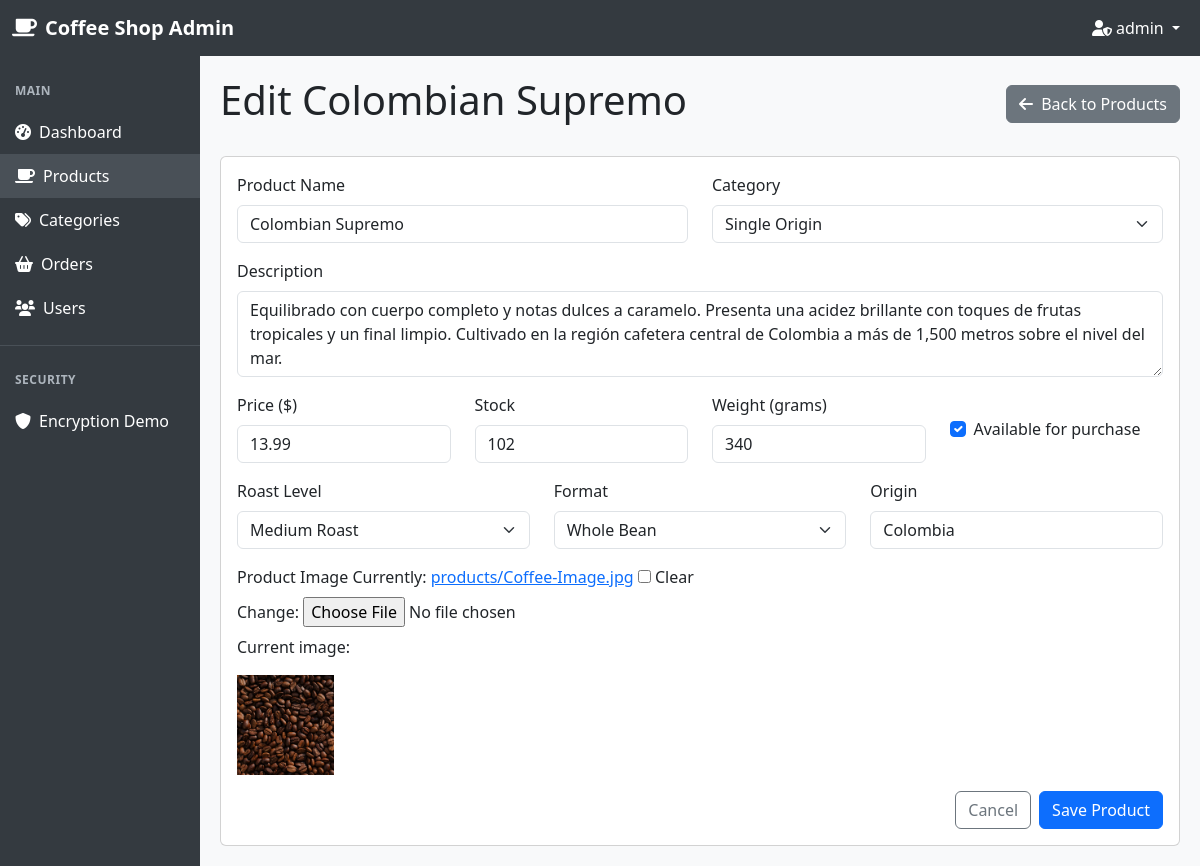
Page /admin-dashboard/products/5/edit/ (signed in) on the committed database.
### store/models.py (models this page shows, shortened)
class Product(models.Model):
    ROAST_CHOICES = [
        ('light', 'Light Roast'),
        ('medium', 'Medium Roast'),
        ('dark', 'Dark Roast'),
        ('espresso', 'Espresso Roast'),
    ]
    FORMAT_CHOICES = [
        ('whole_bean', 'Whole Bean'),
        ('ground', 'Ground'),
        ('capsule', 'Capsules'),
    ]
    name = models.CharField(max_length=200)
    category = models.ForeignKey(Category, on_delete=models.CASCADE, related_name='products')
    description = models.TextField(max_length=2000)
    price = models.DecimalField(max_digits=8, decimal_places=2)
    stock = models.IntegerField(default=0)
    image = models.ImageField(
        upload_to=product_image_path,
        blank=True,
        null=True,
        validators=[validate_image],
        help_text="Upload product image (max 5MB, JPG/PNG/GIF only)"
    )
    roast_level = models.CharField(max_length=20, choices=ROAST_CHOICES)
    origin = models.CharField(max_length=100)
    format = models.CharField(max_length=20, choices=FORMAT_CHOICES)
    weight = models.IntegerField(help_text="Weight in grams")
    created_at = models.DateTimeField(auto_now_add=True)
    updated_at = models.DateTimeField(auto_now=True)
    is_available = models.BooleanField(default=True)
    class Meta:
        ordering = ['name']

### store/views.py (the view)
    def _wrapped_view(request, *args, **kwargs):
        if not request.user.is_authenticated or not request.user.is_staff:
            logger.warning(f"Acceso no autorizado al admin desde IP: {request.META.get('REMOTE_ADDR')}")
            raise PermissionDenied("Access denied")
        return view_func(request, *args, **kwargs)

### store/models.py (called while the page is built)
    def __str__(self):
        return self.name

### store/views.py (called while the page is built)
def admin_required(view_func):
    def _wrapped_view(request, *args, **kwargs):
        if not request.user.is_authenticated or not request.user.is_staff:
            logger.warning(f"Acceso no autorizado al admin desde IP: {request.META.get('REMOTE_ADDR')}")
            raise PermissionDenied("Access denied")
        return view_func(request, *args, **kwargs)
    return _wrapped_view

### store/templates/store/dashboard/product_form.html (shortened to what this page needs)
{% extends 'store/dashboard/admin_base.html' %}
{% load static %}
{% block content %}
<div class="d-flex justify-content-between align-items-center mb-4">
    <h1>{{ title }}</h1>
    <a href="{% url 'product_list' %}" class="btn btn-secondary">
        <i class="fas fa-arrow-left me-1"></i> Back to Products
    </a>
</div>
<div class="card">
    <div class="card-body">
        <form method="post" enctype="multipart/form-data">
            <div class="row mb-3">
                <div class="col-md-6">
                    <label for="{{ form.name.id_for_label }}" class="form-label">Product Name</label>
                    {{ form.name }}
                </div>
                <div class="col-md-6">
                    <label for="{{ form.category.id_for_label }}" class="form-label">Category</label>
                    {{ form.category }}
                </div>
            </div>
            <div class="mb-3">
                <label for="{{ form.description.id_for_label }}" class="form-label">Description</label>
                {{ form.description }}
            </div>
            <div class="row mb-3">
                <div class="col-md-3">
                    <label for="{{ form.price.id_for_label }}" class="form-label">Price ($)</label>
                    {{ form.price }}
                </div>
                <div class="col-md-3">
                    <label for="{{ form.stock.id_for_label }}" class="form-label">Stock</label>
                    {{ form.stock }}
                </div>
                <div class="col-md-3">
                    <label for="{{ form.weight.id_for_label }}" class="form-label">Weight (grams)</label>
                    {{ form.weight }}
                </div>
                <div class="col-md-3">
                    <div class="mb-3 form-check mt-4">
                        {{ form.is_available }}
                        <label for="{{ form.is_available.id_for_label }}" class="form-check-label">Available for purchase</label>
                    </div>
                </div>
            </div>
            <div class="row mb-3">
                <div class="col-md-4">
                    <label for="{{ form.roast_level.id_for_label }}" class="form-label">Roast Level</label>
                    {{ form.roast_level }}
                </div>
                <div class="col-md-4">
                    <label for="{{ form.format.id_for_label }}" class="form-label">Format</label>
                    {{ form.format }}
                </div>
                <div class="col-md-4">
                    <label for="{{ form.origin.id_for_label }}" class="form-label">Origin</label>
                    {{ form.origin }}
                </div>
            </div>
            <div class="mb-3">
                <label for="{{ form.image.id_for_label }}" class="form-label">Product Image</label>
                {{ form.image }}
                {% if product and product.image %}
                    <div class="mt-2">
                        <p>Current image:</p>
                        <img src="{{ product.image.url }}" alt="{{ product.name }}" style="max-height: 100px;">
                    </div>
                {% endif %}
            </div>
            <div class="d-grid gap-2 d-md-flex justify-content-md-end">
                <a href="{% url 'product_list' %}" class="btn btn-outline-secondary">Cancel</a>
                <button type="submit" class="btn btn-primary">Save Product</button>
            </div>
        </form>
    </div>
</div>
{% endblock %}

### store/templates/store/dashboard/admin_base.html (shortened to what this page needs)
<!DOCTYPE html>
{% load static %}
<html lang="en">
<head>
    <link href="https://cdn.jsdelivr.net/npm/bootstrap@5.3.0-alpha1/dist/css/bootstrap.min.css" rel="stylesheet">
    <link rel="stylesheet" href="https://cdnjs.cloudflare.com/ajax/libs/font-awesome/6.0.0/css/all.min.css">
</head>
<body>
    <nav class="navbar navbar-expand-lg navbar-dark">
        <div class="container-fluid">
            <a class="navbar-brand" href="{% url 'dashboard' %}">
                <i class="fas fa-coffee me-2"></i>Coffee Shop Admin
            </a>
            <div class="collapse navbar-collapse" id="navbarNav">
                <ul class="navbar-nav ms-auto">
                    <li class="nav-item dropdown">
                        <a class="nav-link dropdown-toggle" href="#" id="navbarDropdown" role="button" data-bs-toggle="dropdown">
                            <i class="fas fa-user-shield me-1"></i>{{ user.first_name|default:user.username }}
                        </a>
                    </li>
                </ul>
            </div>
        </div>
    </nav>
    <div class="container-fluid">
        <div class="row">
            <div class="col-md-2 p-0 sidebar">
                <div class="mt-3">
                    <div class="sidebar-section-title">Main</div>
                    <a href="{% url 'dashboard' %}" class="{% if request.path == '/admin-dashboard/' %}active{% endif %}">
                        <i class="fas fa-tachometer-alt me-2"></i>Dashboard
                    </a>
                    <a href="{% url 'product_list' %}" class="{% if '/admin-dashboard/products/' in request.path %}active{% endif %}">
                        <i class="fas fa-coffee me-2"></i>Products
                    </a>
                    <a href="{% url 'category_list' %}" class="{% if '/admin-dashboard/categories/' in request.path %}active{% endif %}">
                        <i class="fas fa-tags me-2"></i>Categories
                    </a>
                    <a href="{% url 'order_list' %}" class="{% if '/admin-dashboard/orders/' in request.path %}active{% endif %}">
                        <i class="fas fa-shopping-basket me-2"></i>Orders
                    </a>
                    <a href="{% url 'user_list' %}" class="{% if '/admin-dashboard/users/' in request.path %}active{% endif %}">
                        <i class="fas fa-users me-2"></i>Users
                    </a>
                    <div class="sidebar-divider"></div>
                    <div class="sidebar-section-title">Security</div>
                    <a href="{% url 'encryption_demo' %}" class="{% if request.path == '/encryption-demo/' %}active{% endif %}">
                        <i class="fas fa-shield-alt me-2"></i>Encryption Demo
                    </a>
                </div>
            </div>
            <div class="col-md-10 content">
                {% block content %}
                {% endblock %}
            </div>
        </div>
    </div>
</body>
</html>

### store/templates/store/dashboard/admin_base.html (style rules this page uses)
body { background-color: #f8f9fa; font-family: 'Segoe UI', Tahoma, Geneva, Verdana, sans-serif; }
.navbar { background-color: #343a40 !important; }
.navbar-brand, .nav-link { color: #ffffff !important; }
.navbar-brand { font-weight: bold; }
.sidebar { background-color: #343a40; color: #ffffff; min-height: calc(100vh - 56px); }
.sidebar a { color: #ffffff; text-decoration: none; padding: 10px 15px; display: block; }
.active { background-color: #495057; }
.content { padding: 20px; }
.sidebar-divider { border-top: 1px solid #495057; margin: 15px 0; }
.sidebar-section-title { padding: 10px 15px; font-size: 0.75rem; text-transform: uppercase; color: #adb5bd; font-weight: 600; letter-spacing: 0.5px; }

### rows in the picture
Product: name "Colombian Supremo", category "Single Origin", description "Equilibrado con cuerpo completo y notas dulces a caramelo. Presenta una acidez brillante con toques de frutas tropicales y un final limpio. Cultivado en la región cafetera central de Colombia a más de 1,500 metros sobre el nivel del mar.", price "13.99", stock "102", weight "340", is_available "☑", roast_level "Medium Roast", format "Whole Bean", origin "Colombia", image (picture)

### other values in the picture
{{ user.first_name|default:user.username }} "admin"
{{ title }} "Edit Colombian Supremo"
